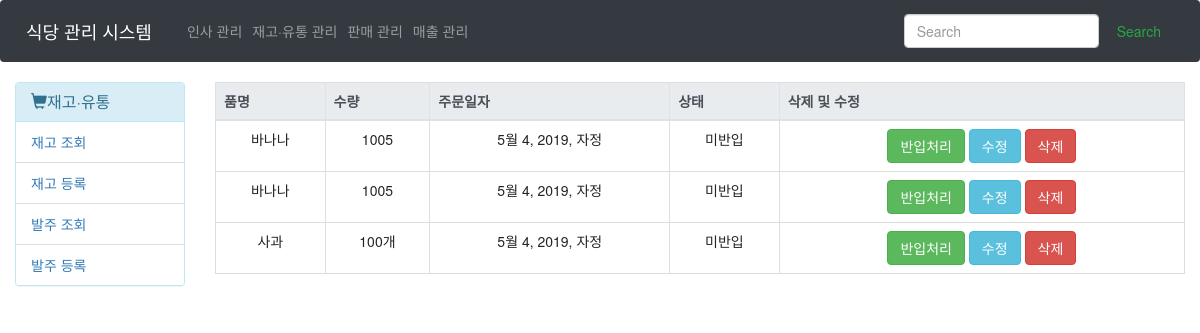
Before: /Order/Inquiry/ with the older database file.
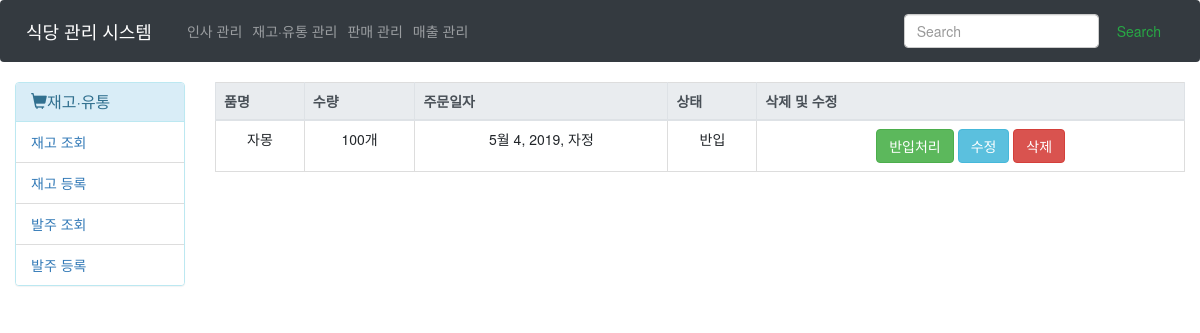
After: the same page with the newer database file.
### Main/models.py (models this page shows)
class Order(models.Model):
    o_name = models.CharField(max_length=30, verbose_name="품명")
    o_count = models.PositiveIntegerField(verbose_name="수량")
    o_unit = models.CharField(max_length=10, verbose_name='단위', blank=True, null=True)
    o_order_at = models.DateTimeField(verbose_name='주문일자')
    o_status = models.BooleanField(verbose_name='상태', default=False)

### Main/views.py (the view)
# urls.py: path('Order/Inquiry/', views.readOrders, name='readOrders'),
def readOrders(request):
    try:
        Orders = Order.objects.all()
    except Exception as e:
        Orders = None
    return render(request, 'Main/Order/Order_read_items.html',{
        'Orders' : Orders,
    })

### Main/templates/Main/Order/Order_read_items.html (shortened to what this page needs)
{% extends 'Main/Stock/main.html' %}
{% load Stock %}
{% block content %}
    <table class="table table-bordered text-center">
    <thead class="thead thead-light">
        <th>품명</th>
        <th>수량</th>
        <th>주문일자</th>
        <th>상태</th>
        <th>삭제 및 수정</th>
    </thead>
    <tbody>
    {% if Orders %}
        {% for order in Orders %}
        <tr>
            <td>{{order.o_name}}</td>
            <td>{{order.o_count}}{{order.o_unit}}</td>
            <td>{{order.o_order_at}}</td>
            {% if order.o_status == True %}
                <td>반입</td>
            {% else %}
                <td>미반입</td>
            {% endif%}
            <td>
                <input class="btn btn-success" type="button" value="반입처리" onclick="IncomingOrder({{order.pk}})">
                <form action="{% url 'main:updateOrder' order.pk %}" method="GET" style="display : inline;">
                    <input type="submit" class="btn btn-info" value="수정">
                </form>
                <form name="delete" method="POST" style="display : inline;">
                    <input type="button" class="btn btn-danger" value="삭제" onclick="o_isDelete({{order.pk}})">
                </form>
            </td>
        </tr>
        {% endfor %}
    {% else %}
        <td colspan="5">발주 항목이 없습니다.</td>
    {% endif %}
    </tbody>
    </table>
{% endblock %}

### Main/templates/Main/Stock/main.html (shortened to what this page needs)
{% extends 'Main/Based/main.html' %}
{% load static %}
{% block sidebar %}
   {% include 'Main/Stock/Stock_sidebar.html' %}
{% endblock %}

### Main/templates/Main/Based/main.html (shortened to what this page needs)
{% load static %}
<!doctype html>
<html lang="en">
  <head>
    <link rel="stylesheet" href="https://stackpath.bootstrapcdn.com/bootstrap/4.3.1/css/bootstrap.min.css">
    <link rel="stylesheet" href="https://maxcdn.bootstrapcdn.com/bootstrap/3.4.0/css/bootstrap.min.css">
  <body>
  <nav class="navbar navbar-expand-lg navbar-dark bg-dark">
  <a class="navbar-brand mr-auto mr-lg-0" href="#">식당 관리 시스템</a>
  <div class="navbar-collapse offcanvas-collapse" id="navbarsExampleDefault">
    <ul class="navbar-nav mr-auto">
      <li class="nav-item">
        <a class="nav-link" href="#">인사 관리</a>
      </li>
      <li class="nav-item">
        <a class="nav-link" href="{% url 'main:stock' %}">재고·유통 관리</a>
      </li>
      <li class="nav-item">
        <a class="nav-link" href="#">판매 관리</a>
      </li>
      <li class="nav-item">
        <a class="nav-link" href="#">매출 관리</a>
      </li>
    </ul>
    <form class="form-inline my-2 my-lg-0">
      <input class="form-control mr-sm-2" type="text" placeholder="Search" aria-label="Search">
      <button class="btn btn-outline-success my-2 my-sm-0" type="submit">Search</button>
    </form>
  </div>
  </nav>
  <div class="container-fluid">
    <dic class="row">
    <div class="col-md-2">
      {% block sidebar %}{% endblock %}
    </div>
    <div class="col-md-10">
      {% block content %}{% endblock %}
    </div>
    </div>
</body>
</html>

### Main/templates/Main/Stock/Stock_sidebar.html
<div class="panel panel-info">
    <div class="panel-heading">
        <h3 class="panel-title"><i class="glyphicon glyphicon-shopping-cart"></i>재고·유통</h3>
    </div>
    <ul class="list-group">
        <li class="list-group-item"><a href="{% url 'main:readItems' %}">재고 조회</a></li>
        <li class="list-group-item"><a href="{% url 'main:addItems' %}">재고 등록</a></li>
        <li class="list-group-item"><a href="{% url 'main:readOrders' %}">발주 조회</a></li>
        <li class="list-group-item"><a href="{% url 'main:addOrders' %}">발주 등록</a></li>
    </ul>
</div>

Changed rows visible on the page:
removed Order: o_name "바나나", o_count "100", o_unit "5", o_order_at "5월 4, 2019, 자정", o_status "미반입"
removed Order: o_name "바나나", o_count "100", o_unit "5", o_order_at "5월 4, 2019, 자정", o_status "미반입"
changed Order: o_name "사과" → "자몽"; o_status "미반입" → "반입"
